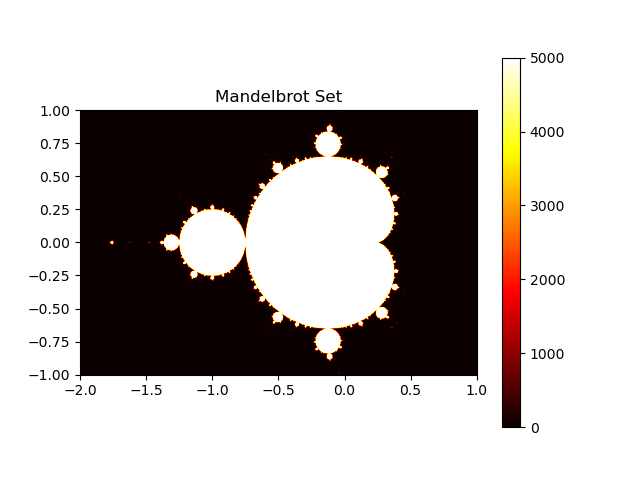

Python code for this plot:
#!/usr/bin/env python
import numpy as np
import matplotlib.pyplot as plt
import time

def mandelbrot_set(xmin, xmax, ymin, ymax, width, height, max_iter):
    """
    Compute the Mandelbrot set for the given range and resolution.
    
    Parameters:
        xmin, xmax: Real axis boundaries.
        ymin, ymax: Imaginary axis boundaries.
        width, height: Resolution of the grid.
        max_iter: Maximum number of iterations.
    
    Returns:
        A 2D NumPy array with the iteration count for each point.
    """
    # Create a grid of complex numbers
    real = np.linspace(xmin, xmax, width)
    imag = np.linspace(ymin, ymax, height)
    c = real[np.newaxis, :] + 1j * imag[:, np.newaxis]
    
    z = np.zeros_like(c, dtype=np.complex128)
    output = np.zeros(c.shape, dtype=int)
    
    # Mask to track points that haven't diverged
    mask = np.full(c.shape, True, dtype=bool)
    
    for i in range(max_iter):
        # Only update points that have not diverged yet
        z[mask] = z[mask]**2 + c[mask]
        # Find points that have just diverged
        diverged = np.abs(z) > 2
        just_diverged = diverged & mask
        output[just_diverged] = i
        mask[diverged] = False
    # For points that never diverged, set iteration count to max_iter
    output[mask] = max_iter
    return output

def main():
    start_time = time.time()
    
    # Parameters for ~6 seconds Mandelbrot computation:
    #width, height = 800, 600
    #max_iter = 1000
    #xmin, xmax = -2.0, 1.0
    #ymin, ymax = -1.0, 1.0
    # Parameters for ~1 minute Mandelbrot computation:
    width, height = 1200, 900
    max_iter = 5000
    xmin, xmax = -2.0, 1.0
    ymin, ymax = -1.0, 1.0

    print("Computing Mandelbrot set...")
    mandelbrot = mandelbrot_set(xmin, xmax, ymin, ymax, width, height, max_iter)
    
    # Plot and save the Mandelbrot set image
    plt.imshow(mandelbrot, cmap='hot', extent=(xmin, xmax, ymin, ymax))
    plt.colorbar()
    plt.title("Mandelbrot Set")
    plt.savefig("mandelbrot.png")
    print("Mandelbrot set computed and saved as 'mandelbrot.png'")
    print(f"Time elapsed: {time.time() - start_time:.2f} seconds")

if __name__ == "__main__":
    main()
